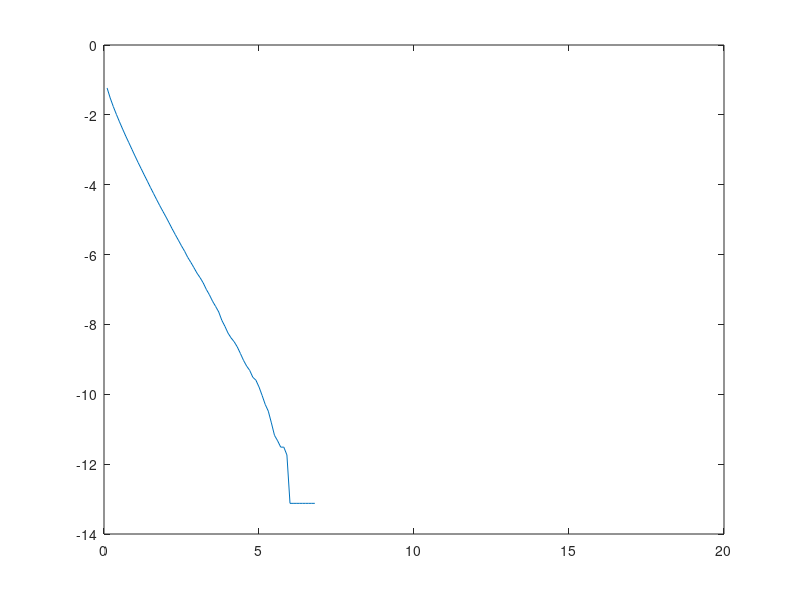

Source code (MATLAB):
clear
nmsg = 500000;
m = rand(1, nmsg);
p0 = 0.5;
p1 = 1 - p0;
m(m < p0) = 0;
m(m >= p0) = 1;
v1 = 1;
v2 = 1;
v3 = 1;
n1 = sqrt(v1)*randn(1, nmsg);
n2 = sqrt(v2)*randn(1, nmsg);
n3 = sqrt(v3)*randn(1, nmsg);
E = 0.1:0.1:15;
s = zeros(1, nmsg);
r1 = zeros(1, nmsg);
r2 = zeros(1, nmsg);
r3 = zeros(1, nmsg);
m_hat = zeros(1, nmsg);
pe = zeros(1, 150);
for i = 1:150
    s(m == 0) = sqrt(E(i));
    s(m == 1) = -sqrt(E(i));
    r1 = s + n1;
    r2 = s + n2;
    r3 = s + n3;
    thresh = -0.5*log(p0/p1)/sqrt(E(i));
    likely = r1/v1 + r2/v2 + r3/v3;
    m_hat(likely >= thresh) = 0;
    m_hat(likely < thresh) = 1;
  pe(i) = (length(find(m ~= m_hat))/nmsg);

   
end


y=zeros(1,150);
y=log(pe);
plot(E,y,'DisplayName','C');

